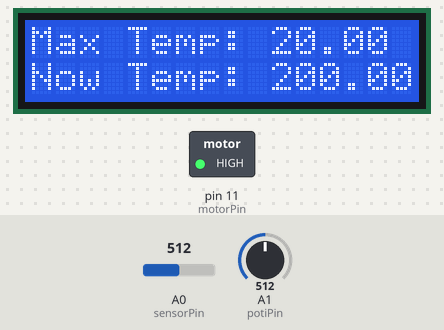
The sketch below on a simulated Arduino Uno, built with avr-gcc and run on an emulated ATmega328P. Shown: 16×2 character LCD, switched loads named in the sketch (green lamp = pin HIGH). The test bench sets the inputs (shaded band); at power-on: A0 (sensorPin) = 512, A1 (potiPin) = 512. What the sketch prints to the serial monitor is not drawn.

Above: at 1.2 s.
1.3 s: A0 (sensorPin) set to 151
At 2.7 s:
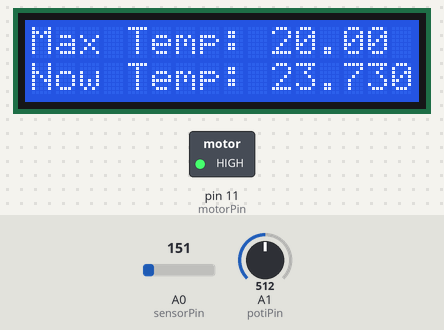
3.1 s: A0 (sensorPin) set to 134
At 4.4 s:
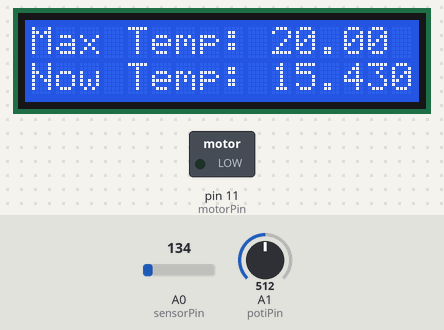
4.7 s: A1 (potiPin) set to 716
At 6.0 s:
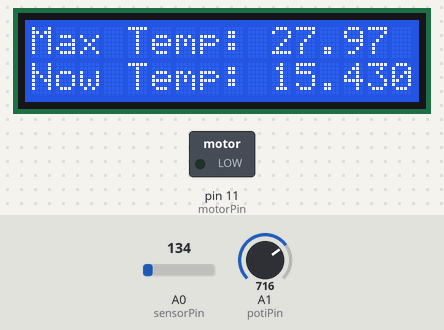
6.3 s: A1 (potiPin) set to 900
At 6.7 s:
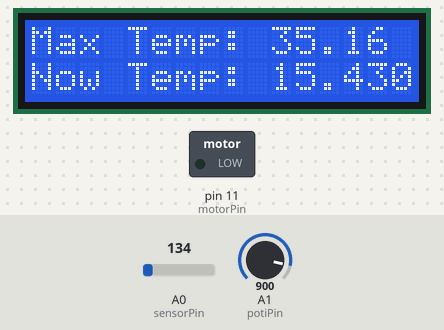
7.9 s: A0 (sensorPin) set to 122
At 8.4 s:
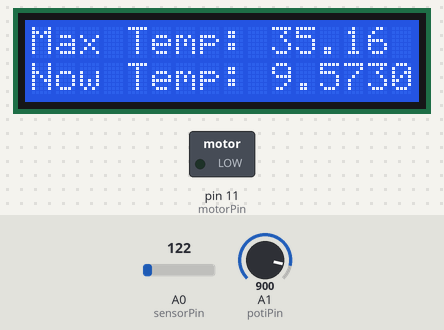
9.4 s: A1 (potiPin) set to 1023
At 10.0 s:
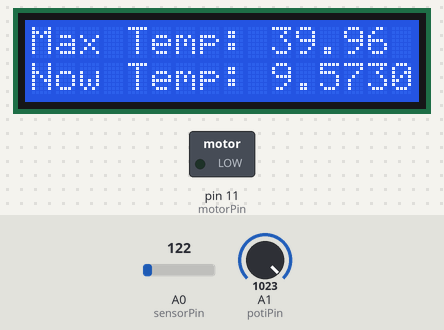
Timing chart, 0 to 12.0 s (numbered marks = the images above; inputs shaded):
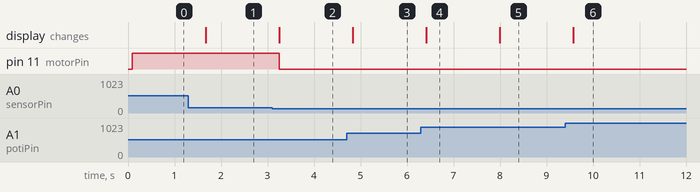

The sketch:

smart-fan-sketch.ino
```cpp
#include <LiquidCrystal.h>
// initialize lcd object
LiquidCrystal lcd(9, 8, 2, 3, 4, 5);
// pin constants
const int sensorPin = A0;
const int potiPin = A1;
const int motorPin = 11;
// temperature constants
const float maxTemp = 40.0;
const float tempFactor = maxTemp/1024;

void setup() {
  // serial connection to console for printouts
  Serial.begin(9600);

  // motor starts off
  pinMode(motorPin, OUTPUT);
  digitalWrite(motorPin, LOW);

  // start LCD screen and set dimensions on screen
  lcd.begin(16,2);
}

void loop() {

   // read sensor and poti values from analog input
   int sensorVal = analogRead(sensorPin);
   int potiVal = analogRead(potiPin);

   // calculate voltage, temperature and thresholdTemp
   float voltage = (sensorVal/1024.0) * 5.0;
   float temperature = (voltage -.5)*100;
   float thresholdTemp = potiVal * tempFactor;

   // print to console
   Serial.print("Sensor Value: ");
   Serial.print(sensorVal);
   Serial.print(", Volts: ");
   Serial.print(voltage);
   Serial.print(", Degrees C: ");
   Serial.print(temperature);
   Serial.print(", potiVal: ");
   Serial.print(potiVal);
   Serial.print(", thresholdTemp: ");
   Serial.println(thresholdTemp);

   // print to lcd display
   lcd.setCursor(0,0);
   lcd.print("Max Temp: ");
   lcd.print(thresholdTemp);

   lcd.setCursor(0,1);
   lcd.print("Now Temp: ");
   lcd.print(temperature);

   // activating the motor based on temp and threshold temp
   if(temperature < thresholdTemp){
    digitalWrite(motorPin, LOW);

   } else if (temperature >= thresholdTemp){
    digitalWrite(motorPin, HIGH);
   }

   delay(500);
}
```

Measured:
- the behaviour switches between 144 and 143 on A0 (sensorPin) (found by bisection; images 1 and 2)
- after the input at 1.3 s, the display: changes after 0.37 s (image 1)
- after the input at 3.1 s, pin 11 (motorPin): HIGH → LOW after 0.16 s; the display: changes after 0.16 s (image 2)
- after the input at 4.7 s, the display: changes after 0.14 s (image 3)
- after the input at 6.3 s, the display: changes after 0.12 s (image 4)
- after the input at 7.9 s, the display: changes after 0.10 s (image 5)
- after the input at 9.4 s, the display: changes after 0.18 s (image 6)
